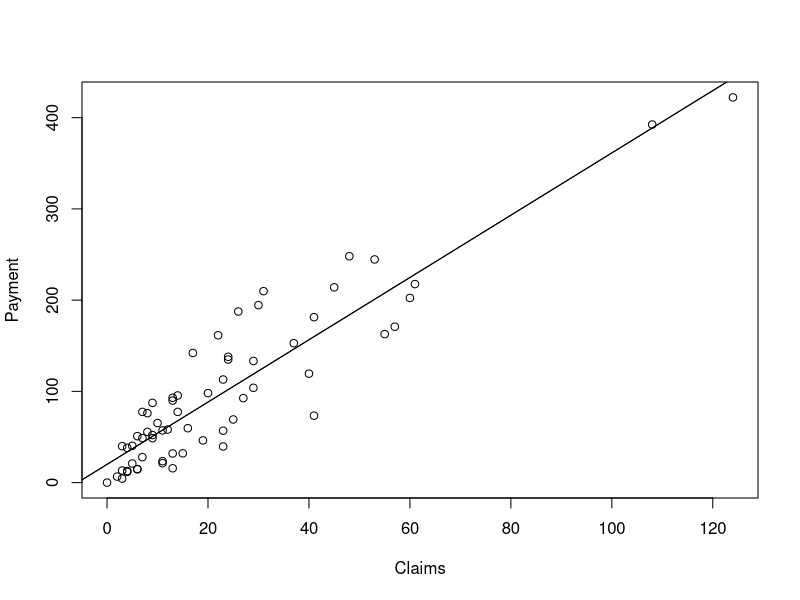
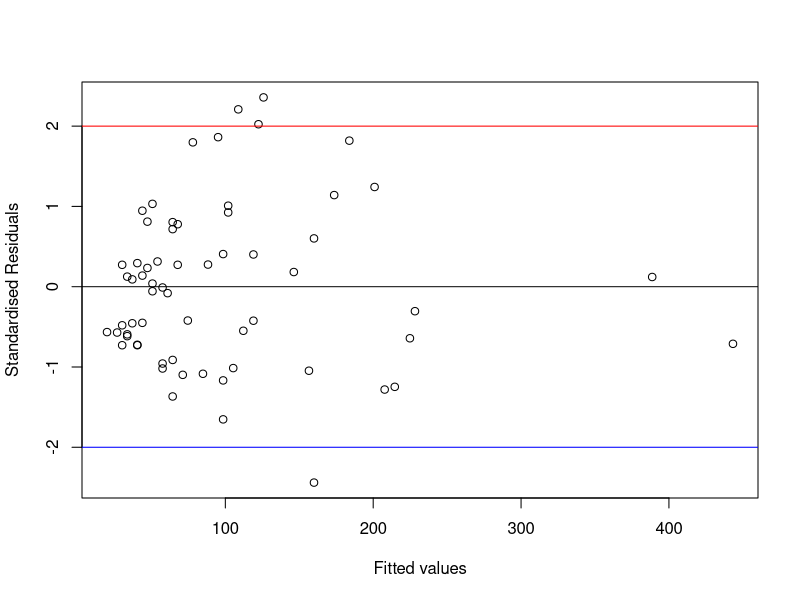
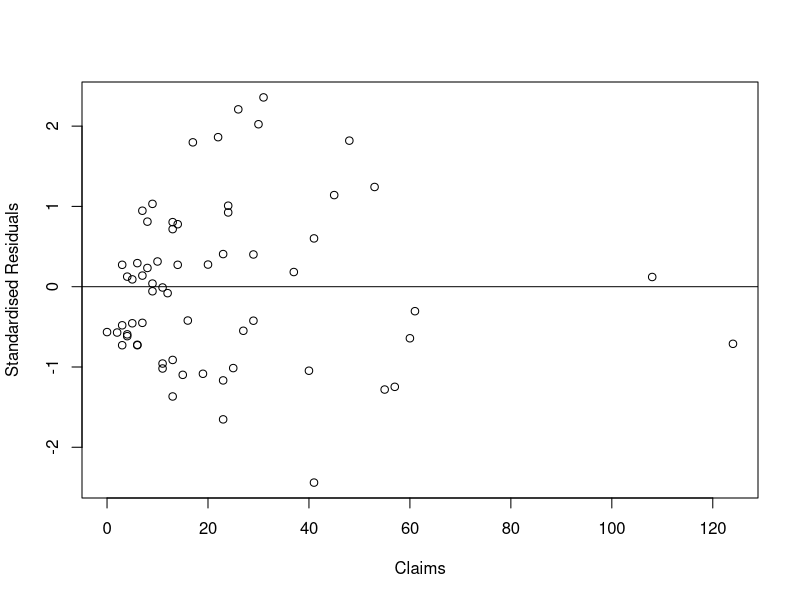
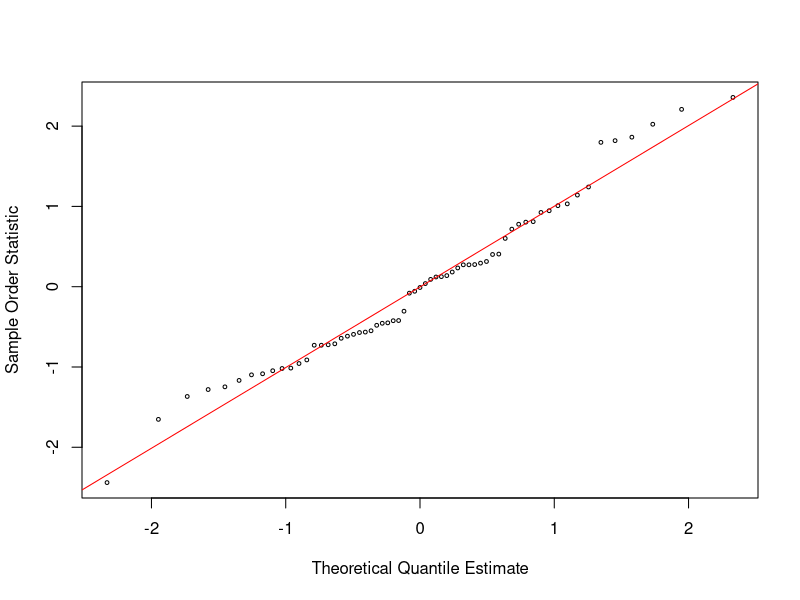
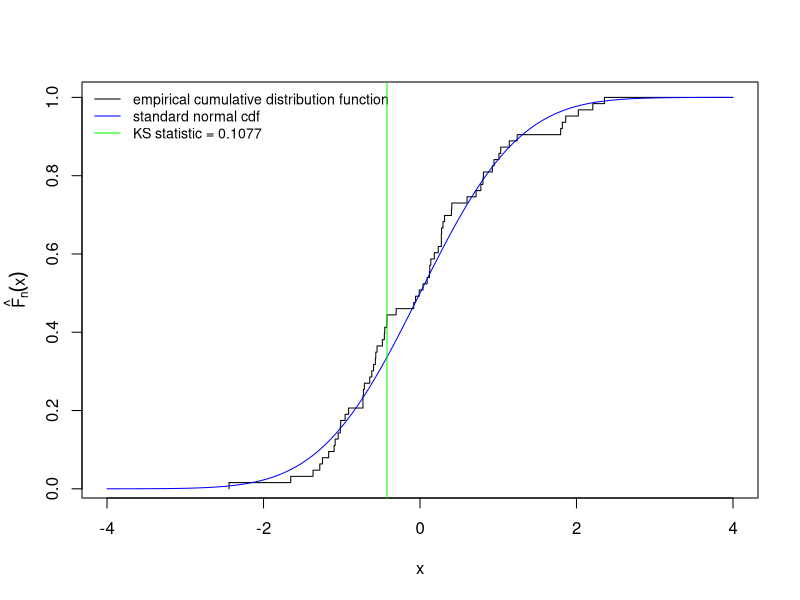
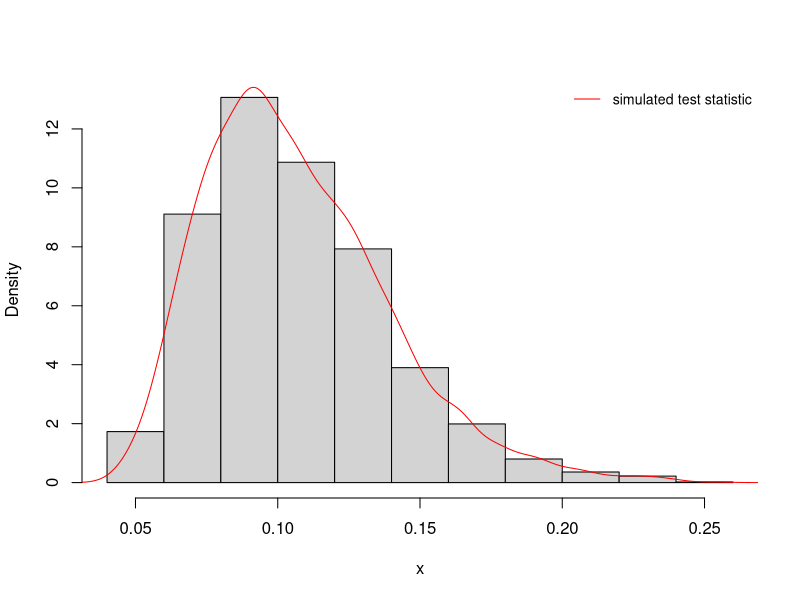

Reproduce these figures in R, in order.
rm(list = ls())
swdins=read.table("sweden_ins_data.txt", header = TRUE)


#1
claims = swdins$claims
paym = swdins$payment
plot(claims, paym, xlab = "Claims", ylab = "Payment")

lmswdins = lm(paym~claims)
lmswdins$coefficients
lmswdins$fitted.values
lmswdins$residuals
summary(lmswdins)
names(lmswdins)

#2
slinreg = function(x,y){
  N = length(x)
  par.est = numeric(2)
  y.hat = numeric(N)
  res = numeric(N)
  for (i in 1:N) {
    b.hat = (sum(x*y)-sum(x)*sum(y)/N)/(sum(x^2)-(sum(x)^2/N))
    a.hat = sum(y)/N - b.hat*(sum(x)/N)
    y.hat[i] = a.hat + b.hat*x[i]
    res[i] = y[i] - y.hat[i]
  }
  par.est = c(a.hat, b.hat)
  resdf =N-2
  output = list(par.est, y.hat, res, resdf)
  names(output) = c("parameter.estimates", "fitted.values", "residuals","residual.degrees.of.freedom")
  return(output)
}

slinreg(claims, paym)
names(slinreg(claims, paym))

a.hat = slinreg(claims, paym)$parameter.estimates[1] 
b.hat = slinreg(claims, paym)$parameter.estimates[2] 
fit.val = slinreg(claims, paym)$fitted.values
est.res = slinreg(claims, paym)$residuals


#3i
slinreg(claims, paym)$parameter.estimates
abline(a = a.hat, b = b.hat)
abline(lmswdins)

#3ii
N = length(paym)
sse=sum((paym-fit.val)^2) # residual SS
sse
sigma.hat.sq = sse/(N-2); sigma.hat.sq

#3iii
sst=sum((paym-mean(paym))^2) # total SS
sst
ssr=sum((fit.val-mean(paym))^2) # regression SS
ssr

sse/(N-2)

F=ssr/(sse/(N-2))
F
1-pf(F, df1=1, df2=N-2)

#3iv
surd = (1/N) + ((80 - mean(claims))^2/(sum(claims^2)-(sum(claims)^2/N))) ; surd
t = qt(0.975, N-2); t

ub = a.hat + 80*b.hat + t*sqrt(sigma.hat.sq)*sqrt(surd)
lb = a.hat + 80*b.hat - t*sqrt(sigma.hat.sq)*sqrt(surd)

lb; ub

#4
std.res = rstandard(lmswdins)
plot(fit.val, std.res, xlab = "Fitted values", ylab = "Standardised Residuals")
abline(h = 0)
abline(h = 2, col = "red")
abline(h = -2, col = "blue")

plot(claims, std.res, xlab = "Claims", ylab = "Standardised Residuals")
abline(h = 0)

#5
std.res.ord <- sort(std.res)
n <- length(std.res); n
k = seq(1:n)
pk <- (k - 3/8)/(n + 1/4)
q_th <- qnorm(pk)

plot(q_th, std.res.ord, pch=1, cex=0.5, xlab="Theoretical Quantile Estimate", ylab="Sample Order Statistic")
abline(a=mean(std.res), b=sd(std.res), col="red")

#6
ks.test(std.res.ord, y="pnorm",  alternative = c("two.sided"))
ks.test(std.res, y="pnorm",  alternative = c("two.sided"))

std.res.ecdf<-(1:N)/N
std.res.ecdf

y<-pnorm(std.res.ord)
y


diff1 = std.res.ecdf-y
md1 = max(diff1)
dn.plus = max(md1,0)
dn.plus
std.res.KS1 = std.res.ord[dn.plus==diff1]
std.res.KS1

diff2 = y - std.res.ecdf
md2 = max(diff2)
md2 = md2+(1/N)
dn.minus = max(md2,0)
dn.minus
std.res.KS2 = std.res.ord[dn.minus==diff2+(1/n)]
std.res.KS2

KSstat=max(dn.minus, dn.plus)
KSstat

if(dn.minus < dn.plus) std.res.KS = std.res.KS1
if(dn.minus > dn.plus) std.res.KS = std.res.KS2
std.res.KS

#7
x2 = seq(from=-4, to=4, length.out=600)
px2 = pnorm(x2)

plot(std.res.ord, (1:N)/N, type="s", xlim=c(-4, 4), xlab="x", ylab="")
segments(x0 = std.res.ord[1], y0 = 0, x1 = std.res.ord[1], y1 = 1/N, col = "black")
segments(x0 = std.res.ord[n], y0 = 1, x1 = 4, y1 = 1, col="black")


lines(x2, px2, col="blue")
legend('topleft', c('empirical cumulative distribution function', 'standard normal cdf','KS statistic = 0.1077'), lty=1 ,col=c('black', 'blue', 'green'), bty='n',cex= 0.85)
mtext(text = expression(hat(F)[n](x)), side = 2, line = 2.5)
abline(v = std.res.KS, col = "green")


#8
B = 5000
ysim = numeric(N)
test.sim = 0
for (i in 1:B){
  for (k in 1:N) {
    ysim[k] <- rnorm(1)
  }
  test.sim[i] <- ks.test(ysim, y="pnorm",  alternative = c("two.sided"))$statistic
}

hist(test.sim, freq = FALSE, main = "", xlab = "x")
lines(density(test.sim), col="red")
legend('topright', c('simulated test statistic'), lty=1,col=c('red'), bty='n',cex= 0.85)
quantile(test.sim, probs = 0.95)


